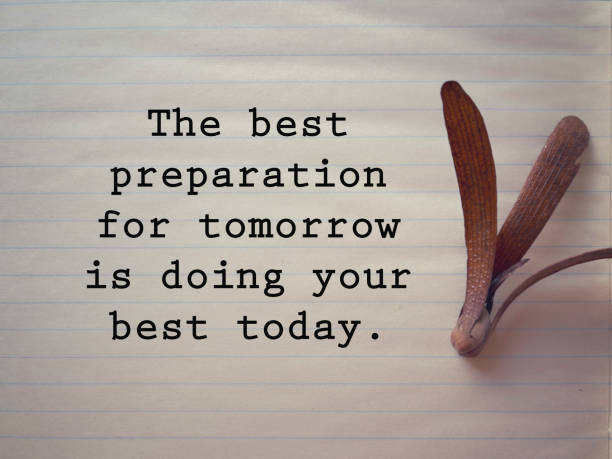
#> input picture image.png, 612 x 459 px
$ jupyter execute pr10.ipynb
#> lines starting #> are read from the running program, lines starting #| are printed output that depends on the picture
Compare the SURF and HOG feature descriptors by extracting
features from the same image. Visualize and discuss the differences
in keypoints and feature representation.

[cell 1]
import cv2
import numpy as np

# Load image
img = cv2.imread('image.png')
#> img is the input picture: shape (459, 612, 3); mean B, G, R 154.1, 160, 169.8
gray = cv2.cvtColor(img, cv2.COLOR_BGR2GRAY)
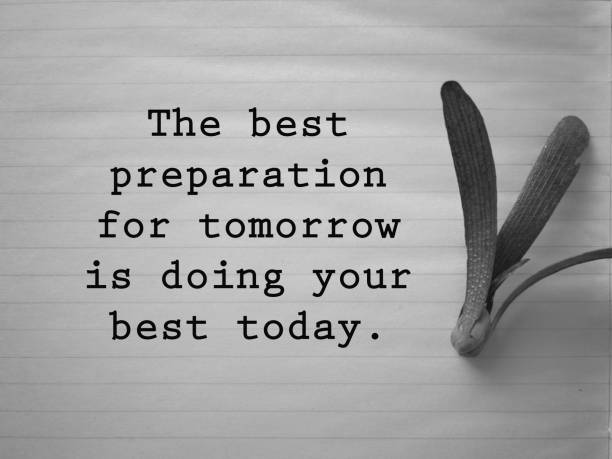
#> gray: shape (459, 612); min 0, max 234, mean 162.3

# Initialize detectors
try:
    surf = cv2.xfeatures2d.SURF_create(hessianThreshold=100)
except:
    print("SURF not available - using ORB instead")
    surf = cv2.ORB_create()  # Alternative feature detector

hog = cv2.HOGDescriptor()

# Feature Extraction
if 'surf' in locals():
    kp, des = surf.detectAndCompute(gray, None)
#> kp = 500 keypoints; strongest (x, y, size): (317, 122, 31), (269, 275, 37.2), (218, 125, 31), (275, 276, 37.2)
    surf_img = cv2.drawKeypoints(img, kp, None, (0,255,0),
                               flags=cv2.DRAW_MATCHES_FLAGS_DRAW_RICH_KEYPOINTS)
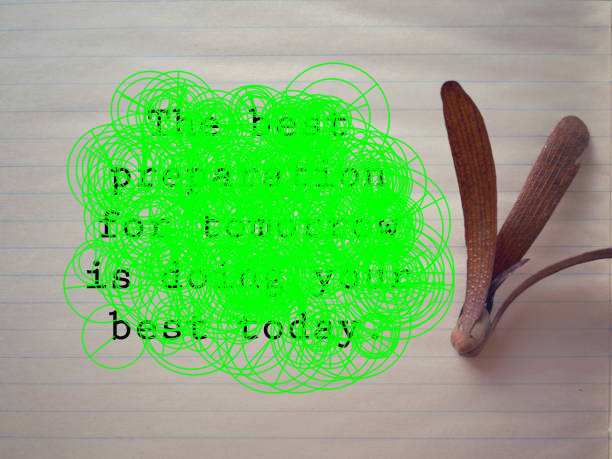
#> surf_img: shape (459, 612, 3); mean B, G, R 116.6, 178.8, 129.2
else:
    kp = surf.detect(gray, None)
    surf_img = cv2.drawKeypoints(img, kp, None, (0,255,0))

# HOG Feature Visualization
hog_img = img.copy()
cell_size = (8, 8)
for y in range(0, img.shape[0], cell_size[1]):
    for x in range(0, img.shape[1], cell_size[0]):
        cv2.rectangle(hog_img, (x,y), (x+cell_size[0], y+cell_size[1]), (0,255,0), 1)
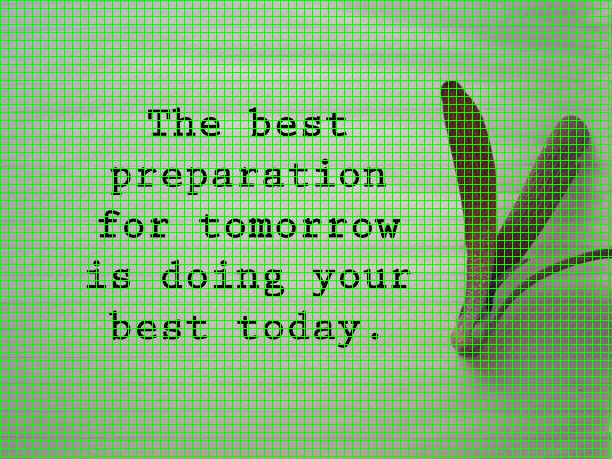
#> hog_img: shape (459, 612, 3); mean B, G, R 117.7, 182.5, 129.7

# Display results
cv2.imshow('SURF/ORB Features', surf_img)
cv2.imshow('HOG Grid Cells', hog_img)
cv2.waitKey(0)
cv2.destroyAllWindows()

[cell 2]
import cv2
import numpy as np
import matplotlib.pyplot as plt

# Load image and convert to grayscale
img = cv2.imread('image.png')
gray = cv2.cvtColor(img, cv2.COLOR_BGR2GRAY)

# Feature detector (SURF if available, fallback to ORB)
try:
    surf = cv2.xfeatures2d.SURF_create(hessianThreshold=100)
    kp, des = surf.detectAndCompute(gray, None)
    print("Using SURF")
except:
    surf = cv2.ORB_create()
    kp, des = surf.detectAndCompute(gray, None)
    print("Using ORB")

# Draw keypoints
feat_img = cv2.drawKeypoints(img, kp, None, (0, 255, 0),
                             flags=cv2.DRAW_MATCHES_FLAGS_DRAW_RICH_KEYPOINTS)

# HOG grid visualization (simple cell layout)
hog_img = img.copy()
cell_size = (8, 8)
for y in range(0, hog_img.shape[0], cell_size[1]):
    for x in range(0, hog_img.shape[1], cell_size[0]):
        cv2.rectangle(hog_img, (x, y), (x + cell_size[0], y + cell_size[1]), (0, 255, 0), 1)

# Convert for matplotlib display
feat_img_rgb = cv2.cvtColor(feat_img, cv2.COLOR_BGR2RGB)
hog_img_rgb = cv2.cvtColor(hog_img, cv2.COLOR_BGR2RGB)

# Plot results
fig, axs = plt.subplots(1, 2, figsize=(12, 6))
axs[0].imshow(feat_img_rgb)
axs[0].set_title('SURF/ORB Features')
axs[0].axis('off')

axs[1].imshow(hog_img_rgb)
axs[1].set_title('HOG Grid Cells')
axs[1].axis('off')

plt.tight_layout()
plt.show()
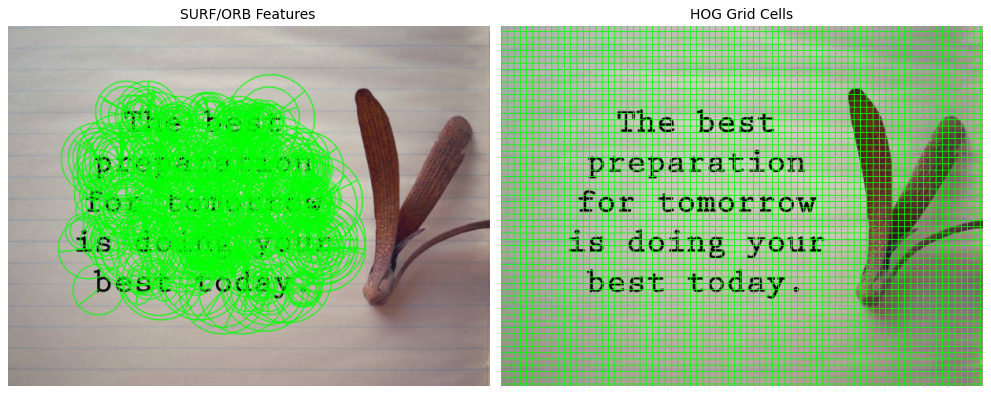
#> figure drawn by matplotlib, 2 panels
